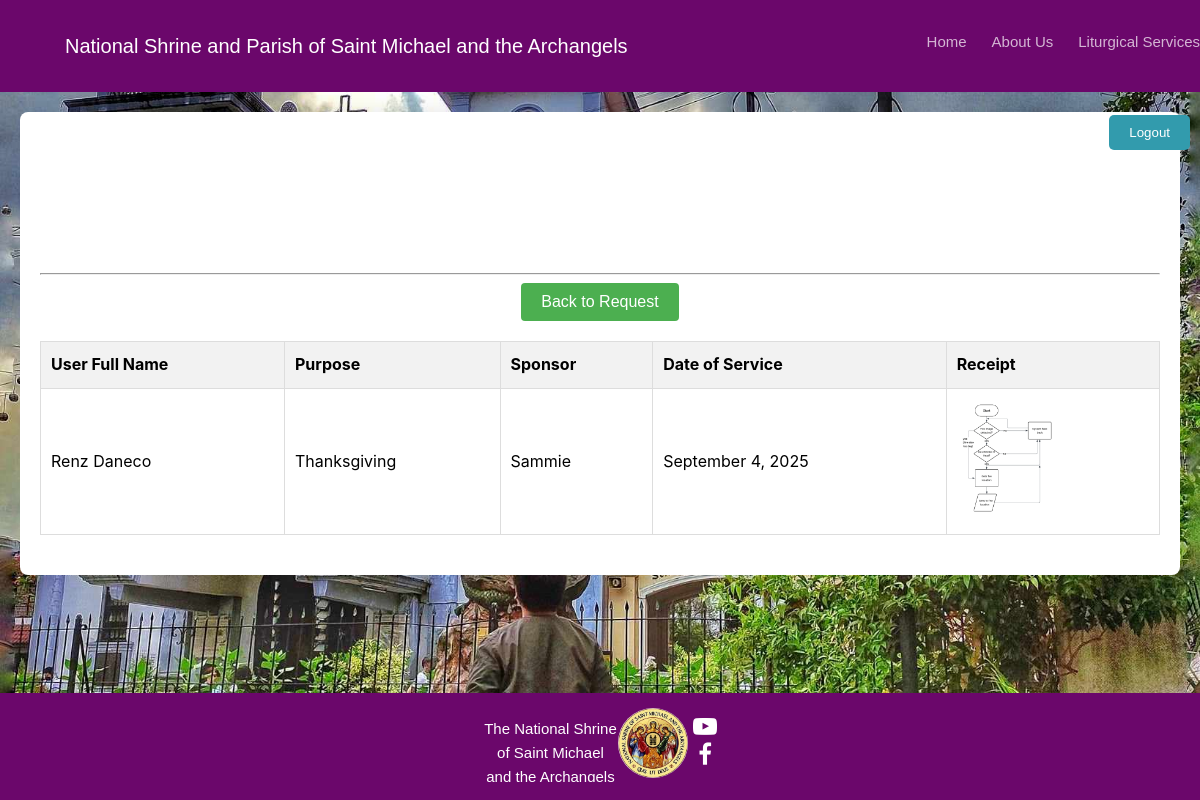
The page /user_interface_history_2.php (signed in) on the database its author committed.
### tables this page shows
CREATE TABLE `history` (
  `id` int(11) NOT NULL,
  `user_email` varchar(255) DEFAULT NULL,
  `user_full_name` varchar(255) DEFAULT NULL,
  `sponsor_1` varchar(255) DEFAULT NULL,
  `sponsor_2` varchar(255) DEFAULT NULL,
  `receipt` varchar(255) DEFAULT NULL,
  `receipt_code` varchar(255) DEFAULT NULL,
  `age` varchar(20) DEFAULT NULL,
  `date_column` date DEFAULT NULL,
  `father_name` varchar(255) DEFAULT NULL,
  `mother_maiden_name` varchar(255) DEFAULT NULL,
  `purpose_for` varchar(255) DEFAULT NULL,
  `contact_number` varchar(20) DEFAULT NULL,
  `pending` tinyint(1) DEFAULT NULL,
  `approval_status` tinyint(1) DEFAULT NULL,
  `user_full_name_pamisa` varchar(255) DEFAULT NULL,
  `purpose_for_pamisa` varchar(255) DEFAULT NULL,
  `sponsor_pamisa` varchar(255) DEFAULT NULL,
  `date_column_pamisa` date DEFAULT NULL
);

### user_interface_history_2.php (the view, shortened to what this page needs)
<?php
include 'connection.php';
$userEmail = $_SESSION['user_email'];
$sql = "SELECT user_full_name, user_full_name_pamisa, purpose_for_pamisa, sponsor_pamisa, date_column_pamisa, receipt_code, receipt FROM history WHERE user_email = ?";
$stmt = $conn->prepare($sql);
$stmt->bind_param("s", $userEmail);
$stmt->execute();
$result = $stmt->get_result();
if ($result->num_rows > 0) {
    $historyData = $result->fetch_all(MYSQLI_ASSOC);
} else {
    $historyData = [];
}
?>
<!DOCTYPE html>
<html lang="en">
<head>
    <link rel="stylesheet" href="styling/user_history_style.css">
    <link rel="stylesheet" href="https://cdnjs.cloudflare.com/ajax/libs/font-awesome/4.7.0/css/font-awesome.min.css">
</head>
<body>
<div class="header-container">
    <div class="header">
        <a href="index.php">National Shrine and Parish of Saint Michael and the Archangels</a>
    </div>
    <nav class="nav">
        <a href="user_interface.php" class="Home-link">Home</a>
        <a href="navbar/Aboutus.html" class="AU-link">About Us</a>
        <a href="navbar/Liturgical.html" class="LS-link">Liturgical Services</a>
    </nav>
</div>
<div class="logout-container">
    <form action="functions/logout.php" method="post">
        <button type="submit" class="logout-button">Logout</button>
    </form>
</div>
<main>
    <h2>Your Request History</h2>
    <hr>
    <div class="back-button">
        <form action="user_interface_2.php" method="get">
            <button type="submit">Back to Request</button>
        </form>
    </div>
    <?php if (!empty($historyData)) : ?>
        <div class="table-container">
            <table>
                <thead>
                    <tr>
                        <th>User Full Name</th>
                        <th>Purpose</th>
                        <th>Sponsor</th>
                        <th>Date of Service</th>
                        <th>Receipt</th>
                    </tr>
                </thead>
                <tbody>
                    <?php foreach ($historyData as $row) : ?>
                        <?php if (empty($row['user_full_name'])) : ?>
                            <tr>
                                <td><?php echo htmlspecialchars($row['user_full_name_pamisa']); ?></td>
                                <td><?php echo htmlspecialchars($row['purpose_for_pamisa']); ?></td>
                                <td><?php echo htmlspecialchars($row['sponsor_pamisa']); ?></td>
                                <td>
                                    <?php
                                        $date = new DateTime($row['date_column_pamisa']);
                                        echo $date->format('F j, Y');
                                    ?>
                                </td>
                                <td>
                                    <?php
                                    $receiptPath = 'g_cash_receipts/' . htmlspecialchars($row['receipt_code']) . '_' . htmlspecialchars($row['receipt']);
                                    if (file_exists($receiptPath)) {
                                        echo '<img src="' . $receiptPath . '" alt="Receipt">';
                                    } else {
                                        echo 'Receipt not available';
                                    }
                                    ?>
                                </td>
                            </tr>
                        <?php endif; ?>
                    <?php endforeach; ?>
                </tbody>
            </table>
        </div>
    <?php else : ?>
        <p class="no-data">No request history found.</p>
    <?php endif; ?>
</main>
<div class="footer-container">
    <a href="index.php" class="title">The National Shrine of Saint Michael and the Archangels</a>
    <a href="index.php">
        <img src="image/logo.jpg">
    </a>
    <div class="social-container">
        <a href="https://www.youtube.com/@nationalshrineofst.michael3316" class="youtube">
            <i style="font-size:24px" class="fa">&#xf16a;</i>
        </a>
        <a href="https://www.facebook.com/sanmiguelnationalshrineofficial" class="facebook">
            <i style="font-size:24px" class="fa">&#xf09a;</i>
        </a>
    </div>
</div>
</body>
</html>

### styling/user_history_style.css (style rules this page uses)
body { font-family: "Inter", sans-serif; line-height: 1.6; margin: 0; background-image: url("background for everything.jpg"); background-size: cover; background-position: center; display: flex; flex-direction: column; min-height: 100vh; }
.logout-container { position: absolute; top: 115px; right: 10px; }
.logout-button { background-color: #329bad; color: white; padding: 10px 20px; border: none; border-radius: 5px; cursor: pointer; transition: background-color 0.3s; }
.header-container { display: flex; align-items: flex-start; padding: 15px 0; background-color: rgb(107, 7, 107); font-family: Arial, sans-serif; }
.header { display: flex; justify-content: space-between; padding: 15px; }
.header a { margin: 0; color: white; font-size: 20px; font-weight: 100; margin-left: 50px; }
.nav { display: flex; gap: 25px; align-items: center; margin-left: 284px; position: relative; top: 15px; opacity: 0.7; }
a { color: white; text-decoration: none; cursor: pointer; font-size: 15px; }
h2 { margin-top: 55px; text-align: center; color: #ffffff; font-family: "Times New Roman", Times, serif; position: relative; display: inline-block; padding: 10px 20px; }
.back-button { text-align: center; margin-bottom: 20px; }
.back-button button { padding: 10px 20px; background-color: #4caf50; color: white; border: none; cursor: pointer; border-radius: 4px; font-size: 16px; transition: background-color 0.3s ease; }
main { margin: 20px; background-color: #fff; box-shadow: 0 0 20px rgba(0, 0, 0, 0.1); padding: 20px; border-radius: 8px; }
table { width: 100%; border-collapse: collapse; margin-bottom: 20px; }
th, td { border: 1px solid #ddd; padding: 10px; text-align: left; }
th { background-color: #f2f2f2; }
img { max-width: 100px; height: auto; }
.footer-container { display: flex; justify-content: center; align-items: center; padding: 15px 0; background-color: rgb(107, 7, 107); font-family: Arial, sans-serif; margin-top: auto; width: 100%; }
.footer-container .title { text-align: center; max-width: 135px; display: block; overflow: hidden; padding-top: 5px; height: 65px; }
.footer-container img { width: 70px; height: 70px; border-radius: 35px; overflow: hidden; }
.social-container { display: flex; flex-direction: column; align-items: center; justify-content: space-around; margin-bottom: 50px; height: 15px; margin-left: 5px; }

### rows shown on the page
history: user_full_name_pamisa "Renz Daneco", purpose_for_pamisa "Thanksgiving", sponsor_pamisa "Sammie", date_column_pamisa "September 4, 2025", receipt_code+receipt (placeholder picture)
